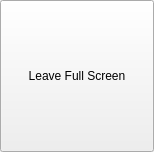
<ui version="4.0" >
 <class>LeaveFullScreenButton</class>
 <widget class="QWidget" name="LeaveFullScreenButton" >
  <property name="geometry" >
   <rect>
    <x>0</x>
    <y>0</y>
    <width>154</width>
    <height>152</height>
   </rect>
  </property>
  <property name="windowTitle" >
   <string>LeaveFullScreen</string>
  </property>
  <layout class="QHBoxLayout" >
   <property name="spacing" >
    <number>2</number>
   </property>
   <property name="leftMargin" >
    <number>0</number>
   </property>
   <property name="topMargin" >
    <number>0</number>
   </property>
   <property name="rightMargin" >
    <number>0</number>
   </property>
   <property name="bottomMargin" >
    <number>0</number>
   </property>
   <item>
    <widget class="QToolButton" name="button_leave_full_screen" >
     <property name="sizePolicy" >
      <sizepolicy vsizetype="Preferred" hsizetype="Preferred" >
       <horstretch>0</horstretch>
       <verstretch>0</verstretch>
      </sizepolicy>
     </property>
     <property name="toolTip" >
      <string>Leave Full Screen Mode  Esc</string>
     </property>
     <property name="text" >
      <string>Leave Full Screen</string>
     </property>
     <property name="icon" >
      <iconset resource="../qt-resources/qt_resources.qrc" >:/leave_fullscreen_monitor_32.png</iconset>
     </property>
     <property name="iconSize" >
      <size>
       <width>28</width>
       <height>28</height>
      </size>
     </property>
     <property name="shortcut" >
      <string>Esc</string>
     </property>
     <property name="popupMode" >
      <enum>QToolButton::InstantPopup</enum>
     </property>
     <property name="autoRaise" >
      <bool>false</bool>
     </property>
    </widget>
   </item>
  </layout>
 </widget>
 <resources>
  <include location="../qt-resources/qt_resources.qrc" />
 </resources>
 <connections/>
</ui>
